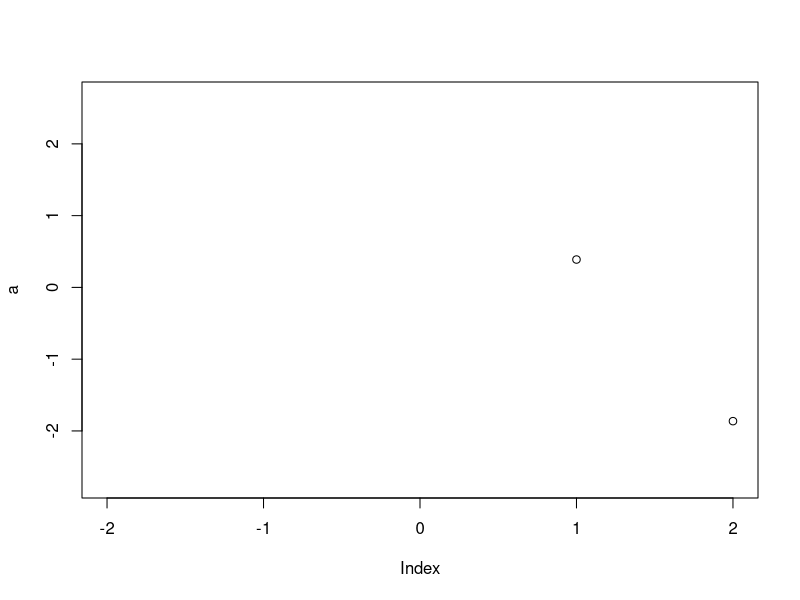

Write R code to recreate this figure.
#this is just a test script

a<-rnorm(100)
plot(a, xlim=c(-2,2))

#for the first time I had to do: Tools-Shell-git push -u origin master
#from now on I can push using R studio

